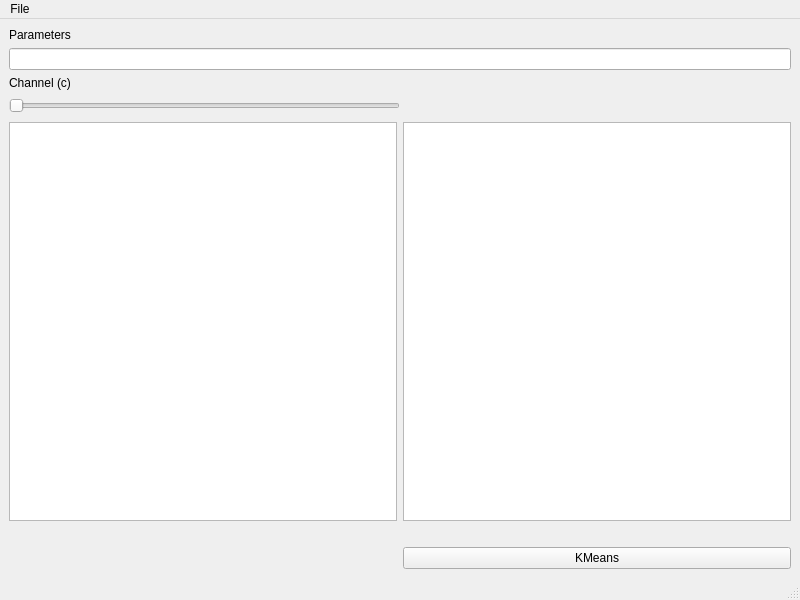
<?xml version="1.0" encoding="UTF-8"?>
<ui version="4.0">
 <class>MainWindow</class>
 <widget class="QMainWindow" name="MainWindow">
  <property name="geometry">
   <rect>
    <x>0</x>
    <y>0</y>
    <width>800</width>
    <height>600</height>
   </rect>
  </property>
  <property name="windowTitle">
   <string>KMeans Calculation</string>
  </property>
  <widget class="QWidget" name="centralwidget">
   <layout class="QGridLayout" name="gridLayout">
    <item row="0" column="0">
     <layout class="QHBoxLayout" name="horizontalLayout_6">
      <item>
       <layout class="QVBoxLayout" name="verticalLayout">
        <item>
         <widget class="QLabel" name="label">
          <property name="text">
           <string>Parameters</string>
          </property>
         </widget>
        </item>
        <item>
         <layout class="QHBoxLayout" name="horizontalLayout_2">
          <item>
           <widget class="QLineEdit" name="params">
            <property name="text">
             <string/>
            </property>
           </widget>
          </item>
         </layout>
        </item>
       </layout>
      </item>
      <item>
       <layout class="QVBoxLayout" name="verticalLayout_4"/>
      </item>
     </layout>
    </item>
    <item row="1" column="0">
     <layout class="QVBoxLayout" name="verticalLayout_6">
      <item>
       <widget class="QLabel" name="channelLabel">
        <property name="text">
         <string>Channel (c)</string>
        </property>
       </widget>
      </item>
      <item>
       <layout class="QHBoxLayout" name="horizontalLayout_7">
        <item>
         <widget class="QSlider" name="channelSlider">
          <property name="enabled">
           <bool>false</bool>
          </property>
          <property name="minimum">
           <number>0</number>
          </property>
          <property name="maximum">
           <number>1</number>
          </property>
          <property name="orientation">
           <enum>Qt::Horizontal</enum>
          </property>
          <property name="invertedAppearance">
           <bool>false</bool>
          </property>
          <property name="invertedControls">
           <bool>false</bool>
          </property>
          <property name="tickPosition">
           <enum>QSlider::NoTicks</enum>
          </property>
         </widget>
        </item>
        <item>
         <spacer name="horizontalSpacer_2">
          <property name="orientation">
           <enum>Qt::Horizontal</enum>
          </property>
          <property name="sizeHint" stdset="0">
           <size>
            <width>40</width>
            <height>20</height>
           </size>
          </property>
         </spacer>
        </item>
       </layout>
      </item>
      <item>
       <layout class="QHBoxLayout" name="horizontalLayout_3">
        <item>
         <widget class="QGraphicsView" name="graphicsView"/>
        </item>
        <item>
         <widget class="QGraphicsView" name="graphics_clmap"/>
        </item>
       </layout>
      </item>
      <item>
       <layout class="QHBoxLayout" name="horizontalLayout_8">
        <item>
         <widget class="QLabel" name="label_image1">
          <property name="text">
           <string>                                             </string>
          </property>
         </widget>
        </item>
        <item>
         <widget class="QLabel" name="label_image2">
          <property name="text">
           <string>                                             </string>
          </property>
         </widget>
        </item>
       </layout>
      </item>
      <item>
       <layout class="QHBoxLayout" name="horizontalLayout_5">
        <item>
         <widget class="QLabel" name="label_image1_2">
          <property name="text">
           <string/>
          </property>
         </widget>
        </item>
        <item>
         <widget class="QPushButton" name="bt_show_clmap">
          <property name="text">
           <string>KMeans</string>
          </property>
         </widget>
        </item>
       </layout>
      </item>
      <item>
       <layout class="QHBoxLayout" name="horizontalLayout"/>
      </item>
     </layout>
    </item>
   </layout>
  </widget>
  <widget class="QMenuBar" name="menubar">
   <property name="geometry">
    <rect>
     <x>0</x>
     <y>0</y>
     <width>800</width>
     <height>22</height>
    </rect>
   </property>
   <widget class="QMenu" name="menuFile">
    <property name="title">
     <string>File</string>
    </property>
    <addaction name="actionExport_clmap_as_png"/>
   </widget>
   <addaction name="menuFile"/>
  </widget>
  <widget class="QStatusBar" name="statusbar"/>
  <action name="actionExport_clmap_as_png">
   <property name="text">
    <string>Export clmap as png...</string>
   </property>
  </action>
 </widget>
 <resources/>
 <connections/>
</ui>
